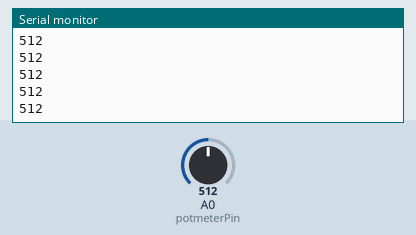
This sketch was run on a simulated Arduino Uno, built with avr-gcc and run on an emulated ATmega328P. On the bench: the last lines printed to the serial monitor. The inputs (shaded band) are chosen by the test bench; at power-on: A0 (potmeterPin) = 512.

Above: at 1.2 s.
1.3 s: A0 (potmeterPin) set to 716
At 1.31 s:
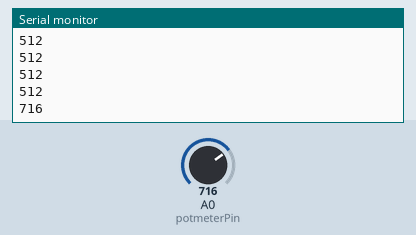
2.8 s: A0 (potmeterPin) set to 900
At 2.81 s:
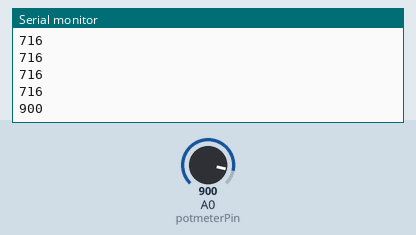
Timing chart, 0 to 5.8 s (numbered marks = the images above; inputs shaded):
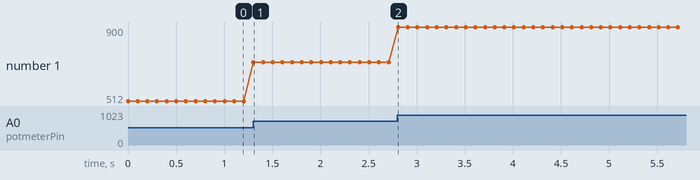

Measured:
- after the input at 1.3 s, the serial monitor: prints a new line at once (image 1)
- after the input at 2.8 s, the serial monitor: prints a new line at once (image 2)
- plotted number 1: 512 → 716 after the input at 1.3 s, 716 → 900 after the input at 2.8 s

The sketch:

Simple_variable_resistance.ino
```cpp
//this code reads the value of the resistance on the potentiometer and prints them on the screen
int potmeterPin = A0;              // Slide potentiometer input on pin A0
int potmeterVal = 0;               // Slide potentiometer value

void setup() {
  Serial.begin(9600);              // Initialise the serial monitor
}

void loop() {

  potmeterVal = analogRead(potmeterPin);    // Read the analog value of the slide potentiometer

  Serial.println(potmeterVal);              // Show the value on the serial monitor

  delay(100);                               // Pause 100ms

}
```
